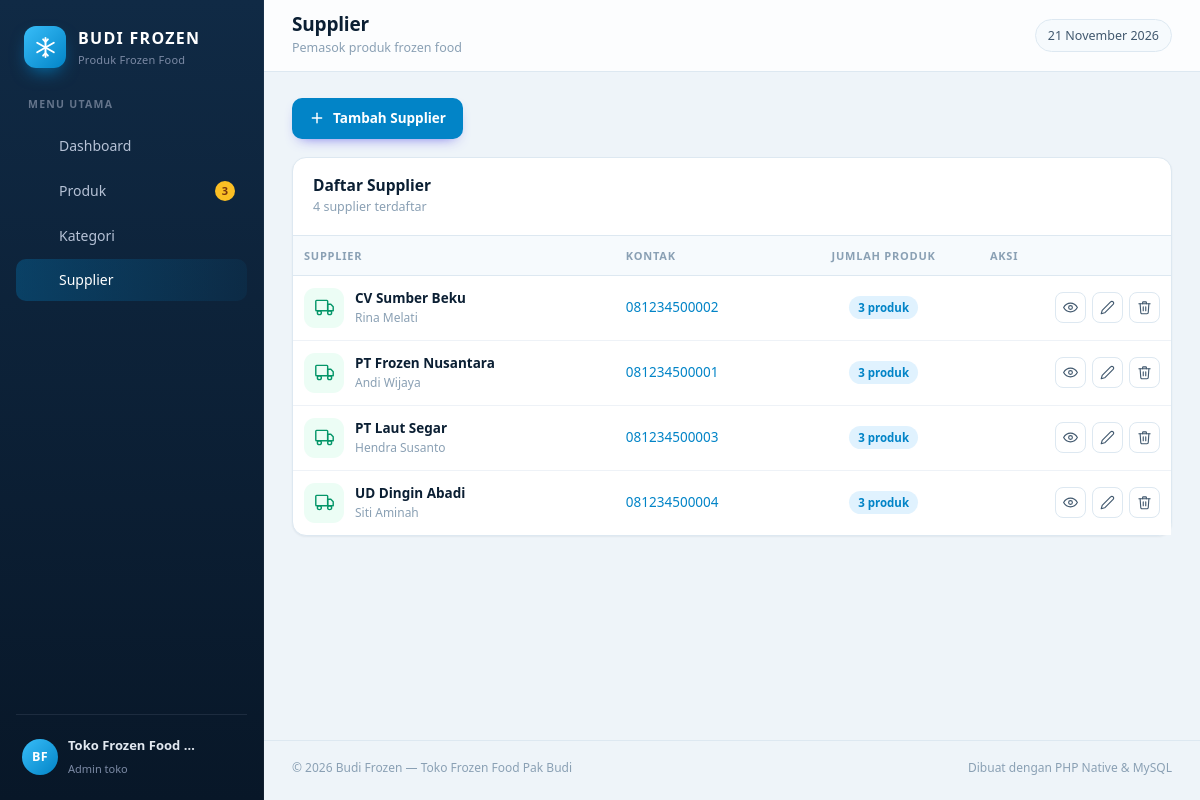
Page /supplier/index.php on the committed database.
### tables this page shows
CREATE TABLE supplier (
  id            INT UNSIGNED NOT NULL AUTO_INCREMENT,
  nama_supplier VARCHAR(100) NOT NULL,
  kontak_person VARCHAR(100) NULL,
  no_hp         VARCHAR(20) NULL,
  alamat        VARCHAR(255) NULL,
  dibuat        TIMESTAMP NOT NULL DEFAULT CURRENT_TIMESTAMP,
  PRIMARY KEY (id),
  UNIQUE KEY uq_supplier_nama (nama_supplier)
);

### includes/fungsi.php (called while the page is built, shortened)
<?php
function e(?string $text): string
{
    return htmlspecialchars((string) $text, ENT_QUOTES, 'UTF-8');
}
function url(string $path = ''): string
{
    return BASE_URL . '/' . ltrim($path, '/');
}

### supplier/index.php (the view, shortened to what this page needs)
<?php
require __DIR__ . '/../config/config.php';
$daftarSupplier = $pdo->query(
    'SELECT s.*, COUNT(p.id) AS jumlah_produk
     FROM supplier s
     LEFT JOIN produk p ON p.supplier_id = s.id
     GROUP BY s.id
     ORDER BY s.nama_supplier ASC'
)->fetchAll();
require __DIR__ . '/../includes/header.php';
?>
<div class="page-actions">
    <a class="btn btn-primary" href="<?= url('supplier/form.php') ?>">
        <svg viewBox="0 0 24 24" fill="none" stroke="currentColor" stroke-width="2.2" stroke-linecap="round"><line x1="12" y1="5" x2="12" y2="19"/><line x1="5" y1="12" x2="19" y2="12"/></svg>
        Tambah Supplier
    </a>
</div>
<div class="card">
    <div class="card-head">
        <div>
            <h2>Daftar Supplier</h2>
            <p><?= count($daftarSupplier) ?> supplier terdaftar</p>
        </div>
    </div>
    <div class="card-body flush">
        <?php if (!$daftarSupplier): ?>
            <div class="empty">
                <svg viewBox="0 0 24 24" fill="none" stroke="currentColor" stroke-width="1.5"><rect x="1" y="3" width="15" height="13" rx="1"/><polygon points="16 8 20 8 23 11 23 16 16 16 16 8"/><circle cx="5.5" cy="18.5" r="2.5"/><circle cx="18.5" cy="18.5" r="2.5"/></svg>
                <h3>Belum ada supplier</h3>
                <p>Tambahkan supplier agar produk punya sumber pemasok.</p>
            </div>
        <?php else: ?>
            <div class="table-wrap">
                <table class="table sticky-actions">
                    <thead>
                        <tr>
                            <th>Supplier</th>
                            <th>Kontak</th>
                            <th class="center">Jumlah Produk</th>
                            <th class="text-right">Aksi</th>
                        </tr>
                    </thead>
                    <tbody>
                    <?php foreach ($daftarSupplier as $s): ?>
                        <tr>
                            <td>
                                <div class="cell-main">
                                    <span class="produk-ico" style="background:var(--success-soft);color:var(--success)">
                                        <svg viewBox="0 0 24 24" fill="none" stroke="currentColor" stroke-width="1.8" stroke-linecap="round" stroke-linejoin="round"><rect x="1" y="3" width="15" height="13" rx="1"/><polygon points="16 8 20 8 23 11 23 16 16 16 16 8"/><circle cx="5.5" cy="18.5" r="2.5"/><circle cx="18.5" cy="18.5" r="2.5"/></svg>
                                    </span>
                                    <div>
                                        <strong><?= e($s['nama_supplier']) ?></strong>
                                        <small><?= e($s['kontak_person'] ?: 'Kontak belum diisi') ?></small>
                                    </div>
                                </div>
                            </td>
                            <td class="nowrap">
                                <?php if ($s['no_hp']): ?>
                                    <a href="tel:<?= e($s['no_hp']) ?>"><?= e($s['no_hp']) ?></a>
                                <?php else: ?>
                                    <span class="text-muted">-</span>
                                <?php endif; ?>
                            </td>
                            <td class="center">
                                <a href="<?= url('produk/index.php?supplier=' . $s['id']) ?>" title="Lihat produk supplier ini">
                                    <span class="badge <?= (int) $s['jumlah_produk'] > 0 ? 'primary' : '' ?>"><?= (int) $s['jumlah_produk'] ?> produk</span>
                                </a>
                            </td>
                            <td>
                                <div class="row-actions">
                                    <a class="icon-btn" href="<?= url('produk/index.php?supplier=' . $s['id']) ?>" title="Lihat produk">
                                        <svg viewBox="0 0 24 24" fill="none" stroke="currentColor" stroke-width="1.8" stroke-linecap="round" stroke-linejoin="round"><path d="M1 12s4-7 11-7 11 7 11 7-4 7-11 7-11-7-11-7z"/><circle cx="12" cy="12" r="3"/></svg>
                                    </a>
                                    <a class="icon-btn primary" href="<?= url('supplier/form.php?id=' . $s['id']) ?>" title="Edit">
                                        <svg viewBox="0 0 24 24" fill="none" stroke="currentColor" stroke-width="1.8" stroke-linecap="round" stroke-linejoin="round"><path d="M17 3a2.83 2.83 0 1 1 4 4L7.5 20.5 2 22l1.5-5.5z"/></svg>
                                    </a>
                                    <form method="post" action="<?= url('supplier/hapus.php') ?>" style="display:inline">
                                        <button class="icon-btn danger" type="submit" title="Hapus"
                                                data-confirm="Hapus supplier <?= e($s['nama_supplier']) ?>?">
                                            <svg viewBox="0 0 24 24" fill="none" stroke="currentColor" stroke-width="1.8" stroke-linecap="round" stroke-linejoin="round"><polyline points="3 6 5 6 21 6"/><path d="M19 6l-1 14a2 2 0 0 1-2 2H8a2 2 0 0 1-2-2L5 6"/><path d="M10 11v6"/><path d="M14 11v6"/><path d="M9 6V4a1 1 0 0 1 1-1h4a1 1 0 0 1 1 1v2"/></svg>
                                        </button>
                                    </form>
                                </div>
                            </td>
                        </tr>
                    <?php endforeach; ?>
                    </tbody>
                </table>
            </div>
        <?php endif; ?>
    </div>
</div>
<?php require __DIR__ . '/../includes/footer.php'; ?>

### assets/css/style.css (style rules this page uses)
:root { --bg: #eef4f9; --surface: #ffffff; --surface-2: #f6fafd; --border: #dde8f1; --text: #0b1f33; --text-soft: #41586e; --text-muted: #8aa0b4; --primary: #0284c7; --primary-dark: #0369a1; --primary-soft: #e0f2fe; --success: #059669; --success-soft: #ecfdf5; --warning: #d97706; --warning-soft: #fffbeb; --danger: #dc2626; --danger-soft: #fef2f2; --sidebar: #0b1f33; --sidebar-soft: #14304b; --radius: 14px; --radius-sm: 9px; --shadow-sm: 0 1px 2px rgba(11, 31, 51, .06); --shadow: 0 10px 30px -12px rgba(11, 31, 51, .2); --sidebar-w: 264px; }
* { box-sizing: border-box; }
html, body { margin: 0; padding: 0; }
body { font-family: "Segoe UI", system-ui, -apple-system, "Helvetica Neue", Arial, sans-serif; background: var(--bg); color: var(--text); font-size: 14.5px; line-height: 1.55; -webkit-font-smoothing: antialiased; }
a { color: var(--primary); text-decoration: none; }
h1, h2, h3, h4 { margin: 0; line-height: 1.25; font-weight: 700; }
p { margin: 0; }
svg { display: block; }
.card { background: var(--surface); border: 1px solid var(--border); border-radius: var(--radius); box-shadow: var(--shadow-sm); }
.card-head { display: flex; align-items: center; gap: 14px; padding: 18px 20px; border-bottom: 1px solid var(--border); }
.card-head h2 { font-size: 15.5px; }
.card-head p { font-size: 12.5px; color: var(--text-muted); margin-top: 2px; }
.card-body { padding: 20px; }
.card-body.flush { padding: 0; }
.page-actions { display: flex; flex-wrap: wrap; align-items: center; gap: 10px; margin-bottom: 18px; }
.btn { display: inline-flex; align-items: center; justify-content: center; gap: 8px; padding: 9px 16px; border-radius: 10px; border: 1px solid transparent; font-size: 13.5px; font-weight: 600; font-family: inherit; cursor: pointer; transition: background .15s ease, border-color .15s ease, color .15s ease, box-shadow .15s ease; white-space: nowrap; text-decoration: none; }
.btn svg { width: 16px; height: 16px; }
.btn-primary { background: var(--primary); color: #fff; box-shadow: 0 6px 14px -8px rgba(79, 70, 229, .9); }
.table-wrap { overflow-x: auto; }
table.table { width: 100%; border-collapse: collapse; font-size: 13.5px; min-width: 620px; }
.table thead th { text-align: left; padding: 11px 16px; background: var(--surface-2); color: var(--text-muted); font-size: 11px; text-transform: uppercase; letter-spacing: .07em; font-weight: 700; border-bottom: 1px solid var(--border); white-space: nowrap; }
.table tbody td { padding: 12px 16px; border-bottom: 1px solid #eef2f7; color: var(--text-soft); vertical-align: middle; }
.table tbody tr:last-child td { border-bottom: none; }
.table td strong { color: var(--text); font-weight: 600; }
.table .center { text-align: center; }
.table .nowrap { white-space: nowrap; }
.cell-main { display: flex; align-items: center; gap: 11px; }
.cell-main strong { white-space: nowrap; }
.cell-main small { display: block; color: var(--text-muted); font-size: 12px; white-space: nowrap; overflow: hidden; text-overflow: ellipsis; max-width: 220px; }
.table-wrap { position: relative; }
.table.sticky-actions th:last-child, .table.sticky-actions td:last-child { position: sticky; right: 0; background: var(--surface); box-shadow: -10px 0 12px -12px rgba(15, 23, 42, .35); }
.table.sticky-actions thead th:last-child { background: var(--surface-2); }
.row-actions { display: flex; gap: 6px; justify-content: flex-end; }
.icon-btn { width: 31px; height: 31px; border-radius: 8px; border: 1px solid var(--border); background: #fff; color: var(--text-soft); display: inline-grid; place-items: center; cursor: pointer; transition: all .15s ease; padding: 0; }
.icon-btn svg { width: 15px; height: 15px; }
.badge { display: inline-flex; align-items: center; gap: 5px; padding: 3px 9px; border-radius: 999px; font-size: 11.5px; font-weight: 700; line-height: 1.5; white-space: nowrap; background: #f1f5f9; color: var(--text-soft); }
.badge.primary { background: var(--primary-soft); color: var(--primary); }
.produk-ico { width: 40px; height: 40px; border-radius: 11px; display: grid; place-items: center; background: linear-gradient(135deg, #e0f2fe, #f0f9ff); color: #0284c7; flex: none; }
.produk-ico svg { width: 19px; height: 19px; }
.text-right { text-align: right; }
.nowrap { white-space: nowrap; }
@media (max-width: 1280px) { .table thead th, .table tbody td { padding-left: 11px; padding-right: 11px; } }

### rows in the picture
supplier: nama_supplier "CV Sumber Beku", kontak_person "Rina Melati", no_hp "081234500002", jumlah_produk "3"
supplier: nama_supplier "PT Frozen Nusantara", kontak_person "Andi Wijaya", no_hp "081234500001", jumlah_produk "3"
supplier: nama_supplier "PT Laut Segar", kontak_person "Hendra Susanto", no_hp "081234500003", jumlah_produk "3"
supplier: nama_supplier "UD Dingin Abadi", kontak_person "Siti Aminah", no_hp "081234500004", jumlah_produk "3"

### other values in the picture
$item['label'] "Dashboard"
$item['label'] "Produk"
$notifStok "3"
$item['label'] "Kategori"
$item['label'] "Supplier"
TOKO_NAMA "Toko Frozen Food…"
$pageTitle "Supplier"
$pageSubtitle "Pemasok produk frozen food"
count($daftarSupplier) "4"
APP_NAME "Budi Frozen"
TOKO_NAMA "Toko Frozen Food Pak Budi"
